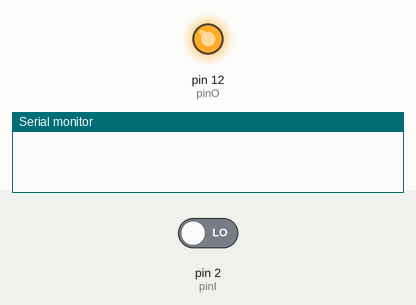
Recording of a sketch running on a simulated Arduino Uno, built with avr-gcc and run on an emulated ATmega328P. Shown: output pins drawn as LEDs (lit = HIGH), the last lines printed to the serial monitor. The test bench sets the inputs (shaded band); at power-on: pin 2 (pinI) LOW.

Above: at 0.5 s.
At 5.0 s:
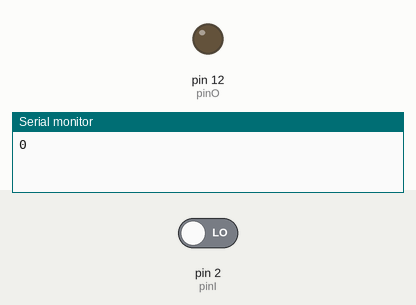
Timing chart, 0 to 6.9 s (numbered marks = the images above):
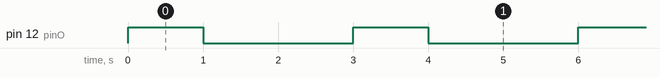

Measured:
- by itself, pin 12 (pinO): alternates HIGH for 1.0 s and LOW for 2.0 s

The sketch:

MD.ino
```cpp
int pinI = 2;
int pinO = 12;
unsigned long duration, timeout;

void setup()
{
  timeout = 1000000;
  pinMode(pinI, INPUT);
  pinMode(pinO, OUTPUT);
  Serial.begin(9600);
}

void loop()
{
  digitalWrite(pinO, HIGH);
  delay(timeout/1000);
  digitalWrite(pinO, LOW );
  duration = pulseIn(pinI, LOW);
  Serial.println(duration);
  delay((timeout)/1000);
}
```
